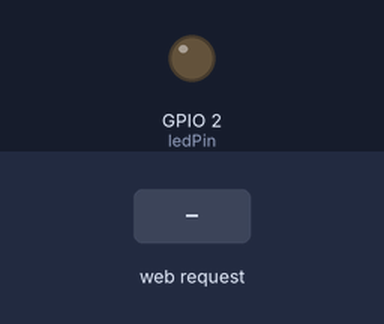
The program below on a simulated ESP32. Parts: output pins drawn as LEDs (lit = HIGH). The test bench sets the inputs (shaded band). WiFi joins after 1.5 s; servers stay silent unless stated; what the program prints to the serial monitor is not drawn.

Above: at 2.7 s.
2.8 s: HTTP request GET /led/on received
At 3.1 s:
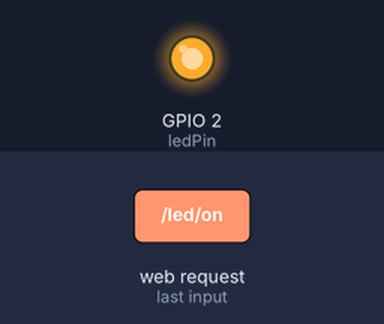
4.3 s: HTTP request GET /led/off received
At 5.4 s:
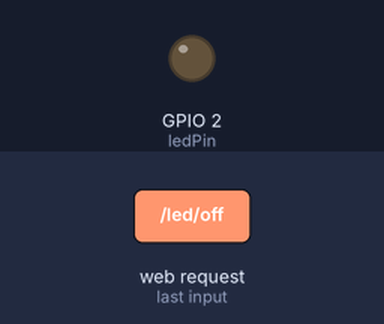
Timing chart, 0 to 7.3 s (numbered marks = the images above; inputs shaded):
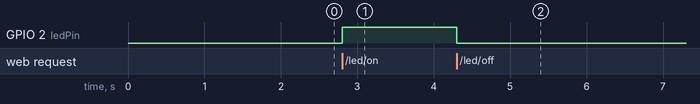

Measured:
- after the input at 2.8 s, GPIO 2 (ledPin): LOW → HIGH at once
- after the input at 4.3 s, GPIO 2 (ledPin): HIGH → LOW at once

The program:

main.cpp
```cpp
#include <Arduino.h>
#include <WiFi.h>
#include <WebServer.h>

// Replace with your network credentials
const char* ssid = "Galaxy M214BA4";
const char* password = "123412346790";

// Define the LED pin (GPIO 2 is usually the onboard LED on most ESP32 boards)
const int ledPin = 2;

// Create a web server object that listens for HTTP requests on port 80
WebServer server(80);

// HTML page to serve to the phone's browser
String getHTML() {
  String html = "<!DOCTYPE html><html>";
  html += "<head><meta name=\"viewport\" content=\"width=device-width, initial-scale=1\">";
  html += "<style>html { font-family: Helvetica; display: inline-block; margin: 0px auto; text-align: center;}";
  html += ".button { background-color: #4CAF50; border: none; color: white; padding: 16px 40px;";
  html += "text-decoration: none; font-size: 30px; margin: 2px; cursor: pointer;}";
  html += ".button2 {background-color: #f44336;}</style></head>";

  html += "<body><h1>ESP32 LED Controller</h1>";

  // Display current state of the LED and the corresponding button
  if (digitalRead(ledPin) == HIGH) {
    html += "<p>LED State: <strong>ON</strong></p>";
    html += "<p><a href=\"/led/off\"><button class=\"button button2\">Turn OFF</button></a></p>";
  } else {
    html += "<p>LED State: <strong>OFF</strong></p>";
    html += "<p><a href=\"/led/on\"><button class=\"button\">Turn ON</button></a></p>";
  }

  html += "</body></html>";
  return html;
}

// Handle root URL (/)
void handleRoot() {
  server.send(200, "text/html", getHTML());
}

// Handle turning LED ON
void handleLEDOn() {
  digitalWrite(ledPin, HIGH);
  server.send(200, "text/html", getHTML());
}

// Handle turning LED OFF
void handleLEDOff() {
  digitalWrite(ledPin, LOW);
  server.send(200, "text/html", getHTML());
}

void setup() {
  Serial.begin(115200);

  // Initialize the LED pin as an output
  pinMode(ledPin, OUTPUT);
  digitalWrite(ledPin, LOW); // Start with LED off

  // Connect to Wi-Fi
  Serial.print("Connecting to ");
  Serial.println(ssid);
  WiFi.begin(ssid, password);

  while (WiFi.status() != WL_CONNECTED) {
    delay(500);
    Serial.print(".");
  }

  // Print local IP address
  Serial.println("");
  Serial.println("Wi-Fi connected.");
  Serial.print("IP address: ");
  Serial.println(WiFi.localIP());

  // Define routing
  server.on("/", handleRoot);
  server.on("/led/on", handleLEDOn);
  server.on("/led/off", handleLEDOff);

  // Start the server
  server.begin();
  Serial.println("HTTP server started");
}

void loop() {
  server.handleClient();
}
```
